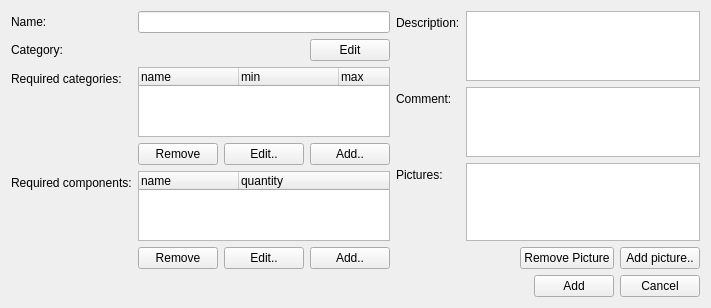
<?xml version="1.0" encoding="UTF-8"?>
<ui version="4.0">
 <class>recipe_add_form</class>
 <widget class="QWidget" name="recipe_add_form">
  <property name="geometry">
   <rect>
    <x>0</x>
    <y>0</y>
    <width>711</width>
    <height>302</height>
   </rect>
  </property>
  <property name="windowTitle">
   <string>Add recipe</string>
  </property>
  <layout class="QGridLayout" name="gridLayout">
   <item row="6" column="2">
    <layout class="QHBoxLayout" name="horizontalLayout">
     <item>
      <spacer name="horizontalSpacer">
       <property name="orientation">
        <enum>Qt::Horizontal</enum>
       </property>
       <property name="sizeHint" stdset="0">
        <size>
         <width>40</width>
         <height>20</height>
        </size>
       </property>
      </spacer>
     </item>
     <item>
      <widget class="QPushButton" name="add">
       <property name="text">
        <string>Add</string>
       </property>
       <property name="action" stdset="0">
        <string>createRecipe recipe {name{{main.name}}; category{id={main.category.id}}; description{{main.description}}; comment{{main.comment}}; picture[] {id={main.pictures.id}}; categories_required{RecipeCategory[]{ id={required_categories.row.id:?}; name{{required_categories.row.name:?}}; minQuantity{{required_categories.row.min:?}}; maxQuantity{{required_categories.row.max:?}} }}; components_required{RecipeComponent[]{ id={required_components.row.id:?}; name{{required_components.row.name:?}}; quantity{{required_components.row.quantity:?}} }} }</string>
       </property>
       <property name="form" stdset="0">
        <string>_CLOSE_</string>
       </property>
       <property name="datasignal:clicked" stdset="0">
        <string>recipes</string>
       </property>
      </widget>
     </item>
     <item>
      <widget class="QPushButton" name="cancel">
       <property name="text">
        <string>Cancel</string>
       </property>
       <property name="form" stdset="0">
        <string notr="true">_CLOSE_</string>
       </property>
      </widget>
     </item>
    </layout>
   </item>
   <item row="0" column="0" colspan="2">
    <layout class="QFormLayout" name="formLayout">
     <item row="0" column="1">
      <widget class="QLineEdit" name="name"/>
     </item>
     <item row="0" column="0">
      <widget class="QLabel" name="label_name">
       <property name="text">
        <string>Name:</string>
       </property>
       <property name="buddy">
        <cstring>name</cstring>
       </property>
      </widget>
     </item>
     <item row="1" column="1">
      <layout class="QHBoxLayout" name="horizontalLayout_4">
       <item>
        <widget class="QLabel" name="category">
         <property name="minimumSize">
          <size>
           <width>100</width>
           <height>0</height>
          </size>
         </property>
         <property name="sizeIncrement">
          <size>
           <width>0</width>
           <height>0</height>
          </size>
         </property>
         <property name="text">
          <string/>
         </property>
         <property name="dataslot" stdset="0">
          <string>select_category ({main.widgetid}_category)</string>
         </property>
         <property name="action:select_category" stdset="0">
          <string>CategoryRequest category {id={category_change.category.selected}}</string>
         </property>
         <property name="link:category_change" stdset="0">
          <string>{main.widgetid}_category</string>
         </property>
         <property name="answer" stdset="0">
          <string>Category category {id={id}; parentID={?}; root{{?}}; name{{text}}; description{{?}}; features_required{CategoryFeature[] {id={required_features.row.id:?}; name{{required_features.row.name:?}}; minQuantity{{required_features.row.min:?}}; maxQuantity{{required_features.row.max:?}} } }; features_provided{CategoryFeature[] {id={provided_features.row.id:?}; name{{provided_features.row.name:?}}; minQuantity{{provided_features.row.min:?}}; maxQuantity{{provided_features.row.max:?}} } } }
</string>
         </property>
         <property name="id" stdset="0">
          <string/>
         </property>
        </widget>
       </item>
       <item>
        <spacer name="horizontalSpacer_4">
         <property name="orientation">
          <enum>Qt::Horizontal</enum>
         </property>
         <property name="sizeHint" stdset="0">
          <size>
           <width>40</width>
           <height>20</height>
          </size>
         </property>
        </spacer>
       </item>
       <item>
        <widget class="QPushButton" name="pushButton">
         <property name="text">
          <string>Edit</string>
         </property>
         <property name="form" stdset="0">
          <string>category_select?widgetid={main.widgetid}_category</string>
         </property>
         <property name="datasignal:destroyed" stdset="0">
          <string>close@{main.widgetid}_category</string>
         </property>
        </widget>
       </item>
      </layout>
     </item>
     <item row="1" column="0">
      <widget class="QLabel" name="label_category">
       <property name="text">
        <string>Category:</string>
       </property>
      </widget>
     </item>
     <item row="2" column="1">
      <widget class="QTreeWidget" name="required_categories">
       <property name="maximumSize">
        <size>
         <width>16777215</width>
         <height>100</height>
        </size>
       </property>
       <property name="horizontalScrollBarPolicy">
        <enum>Qt::ScrollBarAlwaysOff</enum>
       </property>
       <property name="selectionBehavior">
        <enum>QAbstractItemView::SelectRows</enum>
       </property>
       <property name="rootIsDecorated">
        <bool>false</bool>
       </property>
       <property name="itemsExpandable">
        <bool>false</bool>
       </property>
       <property name="headerHidden">
        <bool>false</bool>
       </property>
       <property name="expandsOnDoubleClick">
        <bool>false</bool>
       </property>
       <property name="dataslot" stdset="0">
        <string>add_category_required ({main.widgetid}_category_required)</string>
       </property>
       <property name="answer" stdset="0">
        <string>RecipeCategories RecipeCategories {RecipeCategory[] {id={row.id}; name{{row.name}}; minQuantity{{row.min}}; maxQuantity{{row.max}} }</string>
       </property>
       <property name="action:add_category_required" stdset="0">
        <string>RecipeCategoryListRequest categories { category[] { id={main.required_categories.row.id:?}; minQuantity {{main.required_categories.row.min:?}}; maxQuantity{{main.required_categories.row.max:?}} }; add[] { id={category_select_required.category.selected}; minQuantity {{category_select_required.min}}; maxQuantity {{category_select_required.max}} } }</string>
       </property>
       <property name="link:category_select_required" stdset="0">
        <string>{main.widgetid}_category_required</string>
       </property>
       <property name="action:remove_category_required" stdset="0">
        <string>RecipeCategoryListRequest categories { category[] { id={main.required_categories.row.id:?}; minQuantity {{main.required_categories.row.min:?}}; maxQuantity{{main.required_categories.row.max:?}} }; remove[] { id = {selected} } }</string>
       </property>
       <attribute name="headerVisible">
        <bool>true</bool>
       </attribute>
       <column>
        <property name="text">
         <string>name</string>
        </property>
       </column>
       <column>
        <property name="text">
         <string>min</string>
        </property>
       </column>
       <column>
        <property name="text">
         <string>max</string>
        </property>
       </column>
      </widget>
     </item>
     <item row="3" column="1">
      <layout class="QHBoxLayout" name="horizontalLayout_3">
       <item>
        <spacer name="horizontalSpacer_3">
         <property name="orientation">
          <enum>Qt::Horizontal</enum>
         </property>
         <property name="sizeHint" stdset="0">
          <size>
           <width>40</width>
           <height>20</height>
          </size>
         </property>
        </spacer>
       </item>
       <item>
        <widget class="QPushButton" name="pushButton_2">
         <property name="text">
          <string>Remove</string>
         </property>
         <property name="state:enabled" stdset="0">
          <string>{required_categories.selected}&gt;0</string>
         </property>
         <property name="datasignal:clicked" stdset="0">
          <string>remove_category_required@main.required_categories</string>
         </property>
        </widget>
       </item>
       <item>
        <widget class="QPushButton" name="pushButton_5">
         <property name="text">
          <string>Edit..</string>
         </property>
         <property name="form" stdset="0">
          <string>category_select_required?widgetid={main.widgetid}_category_required&amp;id={required_categories.selected}&amp;minQuantity={required_categories.selected_min}&amp;maxQuantity={required_categories.selected_max}</string>
         </property>
         <property name="datasignal:destroyed" stdset="0">
          <string>close@{main.widgetid}_category_required</string>
         </property>
         <property name="state:enabled" stdset="0">
          <string>{required_categories.selected}&gt;0</string>
         </property>
        </widget>
       </item>
       <item>
        <widget class="QPushButton" name="pushButton_3">
         <property name="text">
          <string>Add..</string>
         </property>
         <property name="form" stdset="0">
          <string>category_select_required?widgetid={main.widgetid}_category_required</string>
         </property>
         <property name="datasignal:destroyed" stdset="0">
          <string>close@{main.widgetid}_category_required</string>
         </property>
        </widget>
       </item>
      </layout>
     </item>
     <item row="2" column="0">
      <widget class="QLabel" name="label_3">
       <property name="text">
        <string>Required categories:</string>
       </property>
       <property name="buddy">
        <cstring>required_categories</cstring>
       </property>
      </widget>
     </item>
     <item row="4" column="1">
      <widget class="QTreeWidget" name="required_components">
       <property name="maximumSize">
        <size>
         <width>16777215</width>
         <height>100</height>
        </size>
       </property>
       <property name="horizontalScrollBarPolicy">
        <enum>Qt::ScrollBarAlwaysOff</enum>
       </property>
       <property name="selectionBehavior">
        <enum>QAbstractItemView::SelectRows</enum>
       </property>
       <property name="rootIsDecorated">
        <bool>false</bool>
       </property>
       <property name="itemsExpandable">
        <bool>false</bool>
       </property>
       <property name="headerHidden">
        <bool>false</bool>
       </property>
       <property name="expandsOnDoubleClick">
        <bool>false</bool>
       </property>
       <property name="dataslot" stdset="0">
        <string>add_component_required ({main.widgetid}_component_required)</string>
       </property>
       <property name="answer" stdset="0">
        <string>RecipeComponents RecipeComponents {RecipeComponent[] {id={row.id}; name{{row.name}}; quantity{{row.quantity}} }</string>
       </property>
       <property name="action:add_component_required" stdset="0">
        <string>RecipeComponentListRequest components { component[] { id={main.required_components.row.id:?}; quantity {{main.required_components.row.quantity:?}} }; add[] { id={component_required_select.component.selected}; quantity {{component_required_select.quantity}} } }</string>
       </property>
       <property name="link:component_required_select" stdset="0">
        <string>{main.widgetid}_component_required</string>
       </property>
       <property name="action:remove_component_required" stdset="0">
        <string>RecipeComponentListRequest components { component[] { id={main.required_components.row.id:?}; quantity {{main.required_components.row.quantity:?}} }; remove[] { id = {selected} } }</string>
       </property>
       <column>
        <property name="text">
         <string>name</string>
        </property>
       </column>
       <column>
        <property name="text">
         <string>quantity</string>
        </property>
       </column>
      </widget>
     </item>
     <item row="5" column="1">
      <layout class="QHBoxLayout" name="horizontalLayout_6">
       <item>
        <spacer name="horizontalSpacer_6">
         <property name="orientation">
          <enum>Qt::Horizontal</enum>
         </property>
         <property name="sizeHint" stdset="0">
          <size>
           <width>40</width>
           <height>20</height>
          </size>
         </property>
        </spacer>
       </item>
       <item>
        <widget class="QPushButton" name="pushButton_4">
         <property name="text">
          <string>Remove</string>
         </property>
         <property name="state:enabled" stdset="0">
          <string>{required_components.selected}&gt;0</string>
         </property>
         <property name="datasignal:clicked" stdset="0">
          <string>remove_component_required@main.required_components</string>
         </property>
        </widget>
       </item>
       <item>
        <widget class="QPushButton" name="pushButton_6">
         <property name="text">
          <string>Edit..</string>
         </property>
         <property name="form" stdset="0">
          <string>component_select?widgetid={main.widgetid}_component_required&amp;id={required_components.selected}&amp;quantity={required_components.selected_quantity}</string>
         </property>
         <property name="datasignal:destroyed" stdset="0">
          <string>close@{main.widgetid}_component_required</string>
         </property>
         <property name="state:enabled" stdset="0">
          <string>{required_components.selected}&gt;0</string>
         </property>
        </widget>
       </item>
       <item>
        <widget class="QPushButton" name="pushButton_7">
         <property name="text">
          <string>Add..</string>
         </property>
         <property name="form" stdset="0">
          <string>component_select?widgetid={main.widgetid}_component_required</string>
         </property>
         <property name="datasignal:destroyed" stdset="0">
          <string>close@{main.widgetid}_component_required</string>
         </property>
        </widget>
       </item>
      </layout>
     </item>
     <item row="4" column="0">
      <widget class="QLabel" name="label_4">
       <property name="text">
        <string>Required components:</string>
       </property>
       <property name="buddy">
        <cstring>required_components</cstring>
       </property>
      </widget>
     </item>
    </layout>
   </item>
   <item row="0" column="2">
    <layout class="QFormLayout" name="formLayout_2">
     <item row="0" column="1">
      <widget class="QPlainTextEdit" name="description">
       <property name="maximumSize">
        <size>
         <width>16777215</width>
         <height>80</height>
        </size>
       </property>
      </widget>
     </item>
     <item row="0" column="0">
      <widget class="QLabel" name="label_description_2">
       <property name="text">
        <string>Description:</string>
       </property>
       <property name="buddy">
        <cstring>description</cstring>
       </property>
      </widget>
     </item>
     <item row="1" column="1">
      <widget class="QPlainTextEdit" name="comment">
       <property name="maximumSize">
        <size>
         <width>16777215</width>
         <height>80</height>
        </size>
       </property>
      </widget>
     </item>
     <item row="1" column="0">
      <widget class="QLabel" name="label_description">
       <property name="text">
        <string>Comment:</string>
       </property>
       <property name="buddy">
        <cstring>comment</cstring>
       </property>
      </widget>
     </item>
     <item row="2" column="1">
      <widget class="QListWidget" name="pictures">
       <property name="maximumSize">
        <size>
         <width>16777215</width>
         <height>100</height>
        </size>
       </property>
       <property name="lineWidth">
        <number>1</number>
       </property>
       <property name="verticalScrollBarPolicy">
        <enum>Qt::ScrollBarAlwaysOff</enum>
       </property>
       <property name="selectionMode">
        <enum>QAbstractItemView::SingleSelection</enum>
       </property>
       <property name="iconSize">
        <size>
         <width>100</width>
         <height>100</height>
        </size>
       </property>
       <property name="movement">
        <enum>QListView::Static</enum>
       </property>
       <property name="isWrapping" stdset="0">
        <bool>false</bool>
       </property>
       <property name="viewMode">
        <enum>QListView::IconMode</enum>
       </property>
       <property name="selectionRectVisible">
        <bool>false</bool>
       </property>
       <property name="action" stdset="0">
        <string>RecipePictureListRequest recipe {id={main.id}}</string>
       </property>
       <property name="answer" stdset="0">
        <string>PictureThumbnailList pictures {picture[] {id={item.id}; thumbnail{{item.icon}}; caption{{item.tooltip}} }}</string>
       </property>
       <property name="dataslot" stdset="0">
        <string>select_picture ({main.widgetid}_picture)</string>
       </property>
       <property name="link:picture_add" stdset="0">
        <string>{main.widgetid}_picture</string>
       </property>
       <property name="action:select_picture" stdset="0">
        <string>PictureThumbnailListRequest pictures {picture[]{id={main.pictures.id}}; add[]{id={picture_add.picture.selected}}}</string>
       </property>
       <property name="action:exclude_picture" stdset="0">
        <string>PictureThumbnailListRequest pictures {picture[]{id={main.pictures.unselected}}}</string>
       </property>
      </widget>
     </item>
     <item row="2" column="0">
      <widget class="QLabel" name="label">
       <property name="text">
        <string>Pictures:</string>
       </property>
       <property name="buddy">
        <cstring>pictures</cstring>
       </property>
      </widget>
     </item>
     <item row="3" column="1">
      <layout class="QHBoxLayout" name="horizontalLayout_2">
       <item>
        <spacer name="horizontalSpacer_2">
         <property name="orientation">
          <enum>Qt::Horizontal</enum>
         </property>
         <property name="sizeHint" stdset="0">
          <size>
           <width>40</width>
           <height>20</height>
          </size>
         </property>
        </spacer>
       </item>
       <item>
        <widget class="QPushButton" name="exclude_pictures">
         <property name="text">
          <string>Remove Picture</string>
         </property>
         <property name="datasignal:clicked" stdset="0">
          <string>exclude_picture@main.pictures</string>
         </property>
         <property name="state:enabled" stdset="0">
          <string>{pictures.selected}&gt;0</string>
         </property>
        </widget>
       </item>
       <item>
        <widget class="QPushButton" name="new_pictures">
         <property name="text">
          <string>Add picture..</string>
         </property>
         <property name="form" stdset="0">
          <string>picture_select?widgetid={main.widgetid}_picture</string>
         </property>
         <property name="datasignal:destroyed" stdset="0">
          <string>close@{main.widgetid}_picture</string>
         </property>
        </widget>
       </item>
      </layout>
     </item>
    </layout>
   </item>
  </layout>
 </widget>
 <tabstops>
  <tabstop>name</tabstop>
  <tabstop>pushButton</tabstop>
  <tabstop>required_categories</tabstop>
  <tabstop>pushButton_2</tabstop>
  <tabstop>pushButton_5</tabstop>
  <tabstop>pushButton_3</tabstop>
  <tabstop>required_components</tabstop>
  <tabstop>pushButton_4</tabstop>
  <tabstop>pushButton_6</tabstop>
  <tabstop>pushButton_7</tabstop>
  <tabstop>description</tabstop>
  <tabstop>comment</tabstop>
  <tabstop>pictures</tabstop>
  <tabstop>exclude_pictures</tabstop>
  <tabstop>new_pictures</tabstop>
  <tabstop>add</tabstop>
  <tabstop>cancel</tabstop>
 </tabstops>
 <resources>
  <include location="../configurator.qrc"/>
 </resources>
 <connections>
  <connection>
   <sender>required_categories</sender>
   <signal>doubleClicked(QModelIndex)</signal>
   <receiver>pushButton_5</receiver>
   <slot>click()</slot>
   <hints>
    <hint type="sourcelabel">
     <x>284</x>
     <y>119</y>
    </hint>
    <hint type="destinationlabel">
     <x>282</x>
     <y>141</y>
    </hint>
   </hints>
  </connection>
  <connection>
   <sender>required_components</sender>
   <signal>doubleClicked(QModelIndex)</signal>
   <receiver>pushButton_6</receiver>
   <slot>click()</slot>
   <hints>
    <hint type="sourcelabel">
     <x>271</x>
     <y>210</y>
    </hint>
    <hint type="destinationlabel">
     <x>283</x>
     <y>246</y>
    </hint>
   </hints>
  </connection>
 </connections>
</ui>
